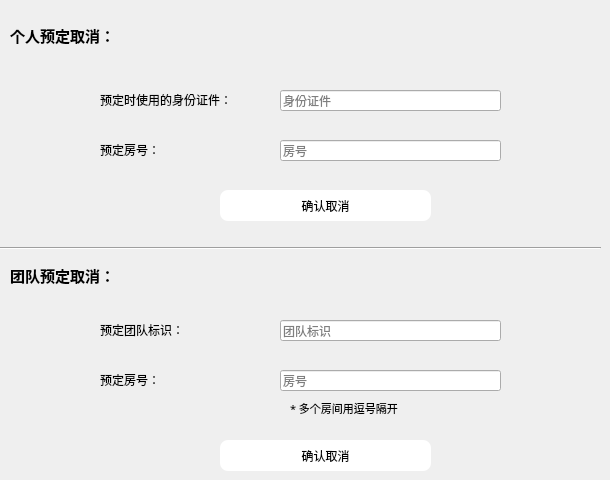
      <widget class="QWidget" name="page_11">
       <widget class="QLineEdit" name="cid_deb">
        <property name="geometry">
         <rect>
          <x>280</x>
          <y>90</y>
          <width>221</width>
          <height>21</height>
         </rect>
        </property>
        <property name="placeholderText">
         <string>身份证件</string>
        </property>
       </widget>
       <widget class="QLabel" name="label_53">
        <property name="geometry">
         <rect>
          <x>290</x>
          <y>400</y>
          <width>211</width>
          <height>16</height>
         </rect>
        </property>
        <property name="font">
         <font>
          <family>新宋体</family>
          <pointsize>8</pointsize>
         </font>
        </property>
        <property name="text">
         <string>* 多个房间用逗号隔开</string>
        </property>
       </widget>
       <widget class="QLabel" name="label_54">
        <property name="geometry">
         <rect>
          <x>100</x>
          <y>80</y>
          <width>191</width>
          <height>40</height>
         </rect>
        </property>
        <property name="styleSheet">
         <string notr="true">font: 9pt &quot;FontAwesome&quot;;</string>
        </property>
        <property name="text">
         <string>预定时使用的身份证件：</string>
        </property>
       </widget>
       <widget class="QPushButton" name="commitDeBookT">
        <property name="geometry">
         <rect>
          <x>220</x>
          <y>440</y>
          <width>211</width>
          <height>31</height>
         </rect>
        </property>
        <property name="styleSheet">
         <string notr="true">#commitDeBookT{background:#ffffff;
border-radius:8px}
#commitDeBookT:hover
{
background:#4c64ba;
}</string>
        </property>
        <property name="text">
         <string>确认取消</string>
        </property>
       </widget>
       <widget class="QLabel" name="label_55">
        <property name="geometry">
         <rect>
          <x>10</x>
          <y>20</y>
          <width>171</width>
          <height>31</height>
         </rect>
        </property>
        <property name="font">
         <font>
          <family>FontAwesome</family>
          <pointsize>11</pointsize>
          <weight>75</weight>
          <bold>true</bold>
         </font>
        </property>
        <property name="text">
         <string>个人预定取消：</string>
        </property>
       </widget>
       <widget class="QLabel" name="label_56">
        <property name="geometry">
         <rect>
          <x>100</x>
          <y>310</y>
          <width>191</width>
          <height>40</height>
         </rect>
        </property>
        <property name="styleSheet">
         <string notr="true">font: 9pt &quot;FontAwesome&quot;;</string>
        </property>
        <property name="text">
         <string>预定团队标识：</string>
        </property>
       </widget>
       <widget class="QPushButton" name="commitDeBookC">
        <property name="geometry">
         <rect>
          <x>220</x>
          <y>190</y>
          <width>211</width>
          <height>31</height>
         </rect>
        </property>
        <property name="styleSheet">
         <string notr="true">#commitDeBookC{background:#ffffff;
border-radius:8px}
#commitDeBookC:hover
{
background:#4c64ba;
}</string>
        </property>
        <property name="text">
         <string>确认取消</string>
        </property>
       </widget>
       <widget class="QLineEdit" name="tid_deb">
        <property name="geometry">
         <rect>
          <x>280</x>
          <y>320</y>
          <width>221</width>
          <height>21</height>
         </rect>
        </property>
        <property name="placeholderText">
         <string>团队标识</string>
        </property>
       </widget>
       <widget class="QLineEdit" name="crid_deb">
        <property name="geometry">
         <rect>
          <x>280</x>
          <y>140</y>
          <width>221</width>
          <height>21</height>
         </rect>
        </property>
        <property name="placeholderText">
         <string>房号</string>
        </property>
       </widget>
       <widget class="QLabel" name="label_57">
        <property name="geometry">
         <rect>
          <x>100</x>
          <y>360</y>
          <width>191</width>
          <height>40</height>
         </rect>
        </property>
        <property name="styleSheet">
         <string notr="true">font: 9pt &quot;FontAwesome&quot;;</string>
        </property>
        <property name="text">
         <string>预定房号：</string>
        </property>
       </widget>
       <widget class="QLabel" name="label_58">
        <property name="geometry">
         <rect>
          <x>100</x>
          <y>130</y>
          <width>191</width>
          <height>40</height>
         </rect>
        </property>
        <property name="styleSheet">
         <string notr="true">font: 9pt &quot;FontAwesome&quot;;</string>
        </property>
        <property name="text">
         <string>预定房号：</string>
        </property>
       </widget>
       <widget class="QLabel" name="label_59">
        <property name="geometry">
         <rect>
          <x>10</x>
          <y>260</y>
          <width>131</width>
          <height>31</height>
         </rect>
        </property>
        <property name="font">
         <font>
          <family>FontAwesome</family>
          <pointsize>11</pointsize>
          <weight>75</weight>
          <bold>true</bold>
         </font>
        </property>
        <property name="text">
         <string>团队预定取消：</string>
        </property>
       </widget>
       <widget class="QLineEdit" name="trid_deb">
        <property name="geometry">
         <rect>
          <x>280</x>
          <y>370</y>
          <width>221</width>
          <height>21</height>
         </rect>
        </property>
        <property name="placeholderText">
         <string>房号</string>
        </property>
       </widget>
       <widget class="Line" name="line_13">
        <property name="geometry">
         <rect>
          <x>0</x>
          <y>240</y>
          <width>601</width>
          <height>16</height>
         </rect>
        </property>
        <property name="orientation">
         <enum>Qt::Horizontal</enum>
        </property>
       </widget>
      </widget>
